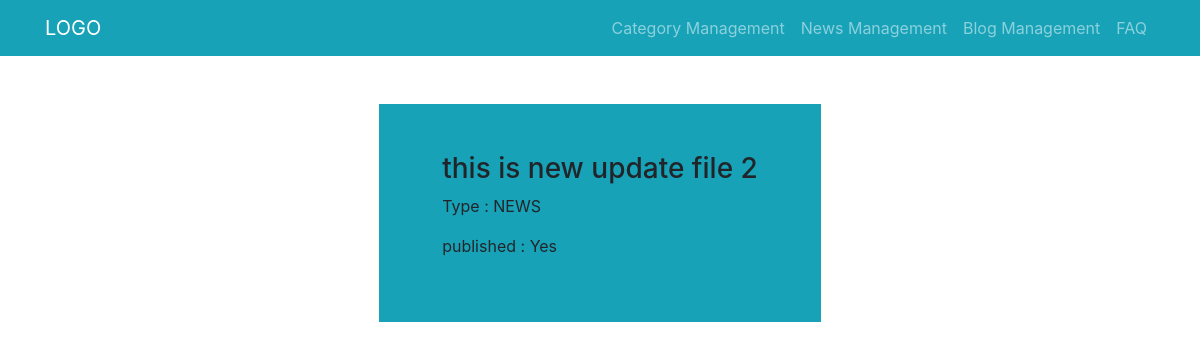
/category_management/2, run on the app's committed database.
### category_management/models.py (models this page shows, shortened)
class Category(models.Model):
    class Meta:
        db_table = 'category'
    id = models.AutoField(primary_key=True)
    name = models.CharField(max_length=150)
    type = models.CharField(max_length=300, choices = CHOICES)
    published = models.CharField(max_length=300, choices = PUBLISHED_CHOICES)

### category_management/views.py (the view)
# urls.py: path("<int:pk>", CategoryDetailedView.as_view(), name="category_detail_view"),
class CategoryDetailedView(DetailView):
    model = Category
    template_name = 'category_management/detail_view.html'
    context_object_name = 'category_detail'

### templates/category_management/detail_view.html (shortened to what this page needs)
{% extends 'base.html' %}
{% block content %}
<div class="container">
  <div class="row justify-content-md-center pt-5">
    <div class="col-md-8  d-flex justify-content-md-center">
      <div class="info bg-info p-5">
        <div class="col-12">
          <h3>{{category_detail.name}}</h3>
        </div>
        <div class="col-12">
          <p>Type : {{category_detail.type}}</p>
        </div>
        <div class="col-12">
          <p>published : {{category_detail.published}}</p>
        </div>
      </div>
    </div>
  </div>
</div>
{% endblock %}

### data on the page
Category: name "this is new update file 2", type "NEWS", published "Yes"
